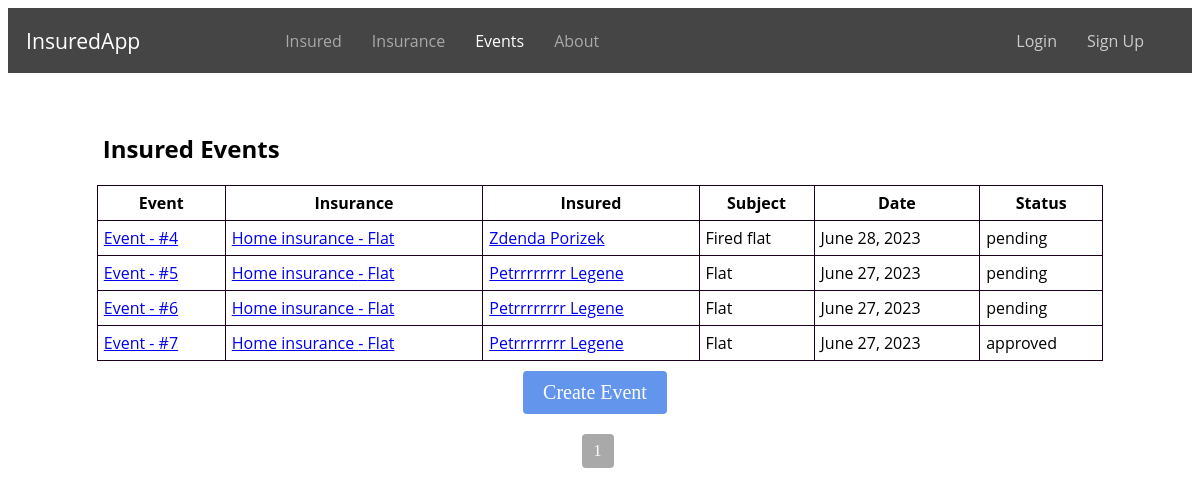
The page /insurance_events/ on the database as committed earlier.
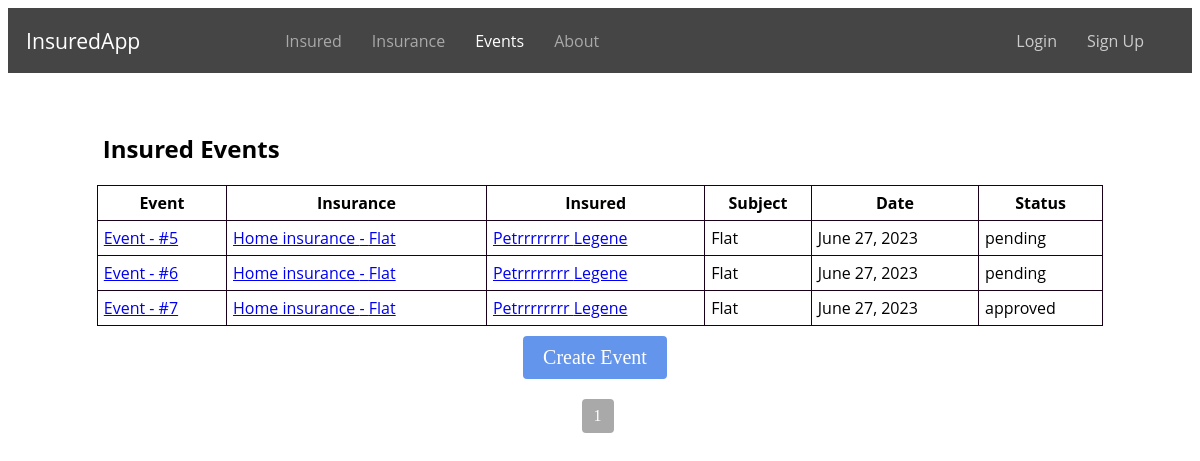
The same page on the database as committed later.
### evidence/models.py (models this page shows, shortened)
class InsuranceEvent(models.Model):
    STATUS_CHOICES = (
        ('pending', 'Pending'),
        ('approved', 'Approved'),
        ('rejected', 'Rejected'),
        ('in_progress', 'In Progress'),
        ('completed', 'Completed'),
    )
    insurance = models.ForeignKey(Insurance, on_delete=models.CASCADE, null=True)
    subject = models.CharField(max_length=32, null=True)
    description = models.TextField()
    date = models.DateField()
    status = models.CharField(max_length=32, choices=STATUS_CHOICES)
    note = models.TextField(blank=True, null=True)

class Insurance(models.Model):
    INSURANCE_TYPE = (
        ('home', 'Home insurance'),
        ('car', 'Car insurance'),
        ('property', 'Property insurance'),
    )
    insurance = models.ManyToManyField(Insured, related_name='insurance')
    type = models.CharField(max_length=32, choices=INSURANCE_TYPE)
    subject = models.CharField(max_length=32)
    amount = models.CharField(max_length=32)
    valid_from = models.DateField()
    valid_until = models.DateField()
    class Meta:
        ordering = ['id']

class Insured(models.Model):
    user = models.ForeignKey(User, on_delete=models.CASCADE, related_name='insured', null=True, blank=True)
    first_name = models.CharField(max_length=100)
    profile_photo = models.ImageField(upload_to='profile_photos', blank=True, null=True)
    last_name = models.CharField(max_length=100)
    email = models.EmailField()
    role = models.CharField(max_length=20, choices=RoleEnum.choices(), null=True)
    street = models.CharField(max_length=100)
    city = models.CharField(max_length=64)
    zipcode = models.CharField(max_length=16)
    phone = models.CharField(max_length=16)
    is_policyholder = models.BooleanField(default=False)
    class Meta:
        ordering = ['id']

### evidence/views.py (the view)
# urls.py: path('insurance_events/', insurance_events, name='insurance_events'),
def insurance_events(request):
    events = InsuranceEvent.objects.all()
    for event in events:
        insured_names = ", ".join([insured.first_name for insured in event.insurance.insurance.all()])
        setattr(event, 'insured_names', insured_names)
    events = InsuranceEvent.objects.order_by('id')
    paginator = Paginator(events, 5)
    page_number = request.GET.get('page')
    page_obj = paginator.get_page(page_number)
    return render(request, 'insurance_events.html', {'page_obj': page_obj})

### evidence/templates/insurance_events.html (shortened to what this page needs)
{% extends 'base.html' %}
{% block content %}
  <h2 class="insured-events-h">Insured Events</h2>
  <table class="insured-events-table">
    <thead>
      <tr>
        <th>Event</th>
        <th>Insurance</th>
        <th>Insured</th>
        <th>Subject</th>
        <th>Date</th>
        <th>Status</th>
      </tr>
    </thead>
    <tbody>
      {% for event in page_obj %}
        <tr>
          <td>
            <a href="{% url 'insurance_event_detail' event_id=event.id %}">
              Event - #{{ event.id }}
            </a>
          </td>
          <td>
          <a href="{% url 'insurance_detail' event.insurance.id %}">
            {{ event.insurance.get_type_display }} - {{ event.insurance.subject }}
          </a>
          </td>
          <td>
              {% for insured in event.insurance.insurance.all %}
            <a href="{% url 'insured_detail' insured.id %}">
              {{ insured.first_name }} {{ insured.last_name }}
            </a>{% if not forloop.last %}, {% endif %}
              {% endfor %}
          </td>
          <td>{{ event.subject }}</td>
          <td>{{ event.date }}</td>
          <td>{{ event.status }}</td>
        </tr>
      {% endfor %}
    </tbody>
  </table>
  <div class="main-buttons">
    <a href="{% url 'create_event' %}" class="button button-add">Create Event</a>
  </div>
  <div class="pagination">
    <span class="current-page">{{ page_obj.number }}</span>
    </div>
{% endblock %}

Rows that differ between the two databases and show on the page:
removed InsuranceEvent: id "4", insurance.type "Home insurance", insurance.subject "Flat", subject "Fired flat", date "June 28, 2023", status "pending"
removed Insured: first_name "Zdenda", last_name "Porizek", shown under "4"
